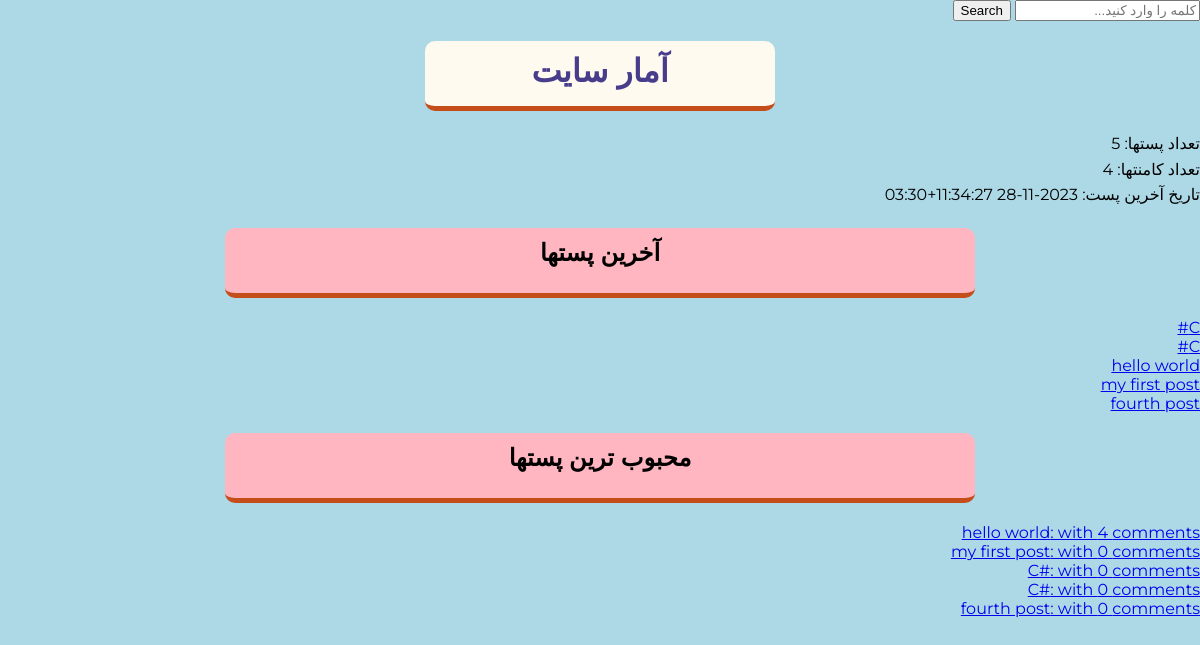
/blog/, run on an earlier commit of the app's database.
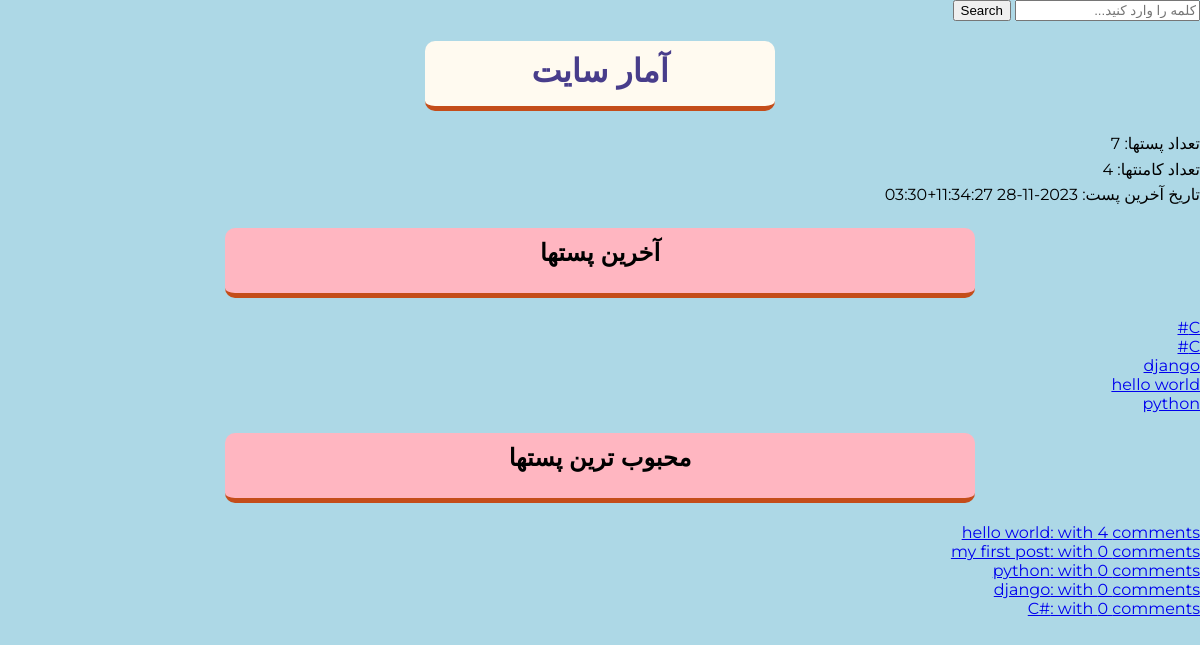
And on a later commit of the database.
### blog/models.py (models this page shows, shortened)
class Post(models.Model):
    class Status(models.TextChoices):
        DRAFT = 'DF', 'Draft'
        PUBLISHED = 'PB', 'Published'
        REJECTED = 'R', 'Rejected'
    author = models.ForeignKey(User, on_delete=models.CASCADE, related_name='user_posts')
    title = models.CharField(max_length=250)
    description = models.TextField()
    slug = models.SlugField(max_length=250)
    publish = models.DateTimeField(default=timezone.now)
    created = models.DateTimeField(auto_now_add=True)
    updated = models.DateTimeField(auto_now=True)
    status = models.CharField(max_length=2, choices=Status.choices, default=Status.DRAFT)
    reading_time = models.PositiveIntegerField(verbose_name='زمان مطالعه')
    objects = models.Manager()
    published = PublishedManager()
    class Meta:
        ordering = ['-publish']
        indexes = [
            models.Index(fields=['-publish']),
        ]
        verbose_name = 'پست'
        verbose_name_plural = 'پست ها'
    def get_absolute_url(self):
        return reverse('blog:post_detail', args=[self.id])

### blog/views.py (the view)
# urls.py: path('', views.index, name='index'),
def index(request):
    return render(request, 'blog/index.html')

### blog/models.py (called while the page is built)
    def get_queryset(self):
        return super().get_queryset().filter(status=Post.Status.PUBLISHED)

### blog/templatetags/blog_tags.py (called while the page is built)
@register.simple_tag()
def total_posts():
    return Post.published.count()

@register.simple_tag()
def total_comments():
    return Comments.objects.filter(active=True).count()

@register.simple_tag()
def last_post_date():
    return Post.published.last().publish

@register.simple_tag()
def most_popular_posts(count=5):
    return Post.published.annotate(comments_count=Count('comments')).order_by('-comments_count')[:count]

@register.inclusion_tag('partials/latest_posts.html')
def latest_posts(count=4):
    l_posts = Post.published.order_by('-publish')[:count]
    context = {
        'l_posts': l_posts
    }
    return context

### blog/templates/blog/index.html (shortened to what this page needs)
{% extends 'parent/base.html' %}
{% load blog_tags %}
{% block content %}
    <h1>آمار سایت</h1>
    <p> تعداد پستها: {% total_posts %}</p>
    <p> تعداد کامنتها: {% total_comments %}</p>
    <p> تاریخ آخرین پست: {% last_post_date %}</p>
    {% latest_posts 5 %}
    {% most_popular_posts as pop_posts %}
    <h2>محبوب ترین پستها</h2>
    {% for post in pop_posts %}
        <a href="{{ post.get_absolute_url }}">{{ post.title }}: with {{ post.comments_count }} comments</a>
        <br>
    {% endfor %}
{% endblock %}

### blog/templates/partials/latest_posts.html
<div>
    <h2>آخرین پستها</h2>
    {% for post in l_posts %}
        <a href="{{ post.get_absolute_url }}">{{ post.title }}</a>
        <br>
    {% endfor %}
</div>

What changed in the data, as far as the page shows it:
no longer on one of the page's lists (row edited): Post: title "fourth post", comments_count "0"
no longer on one of the page's lists (row edited): Post: title "C#", comments_count "0"
no longer on one of the page's lists (row edited): Post: title "my first post"
now on this page (row edited): Post: title "django", comments_count "0"
now on this page (row edited): Post: title "python", comments_count "0"
Also different on the page:
text no longer shown: "5"
text now shown: "7"
